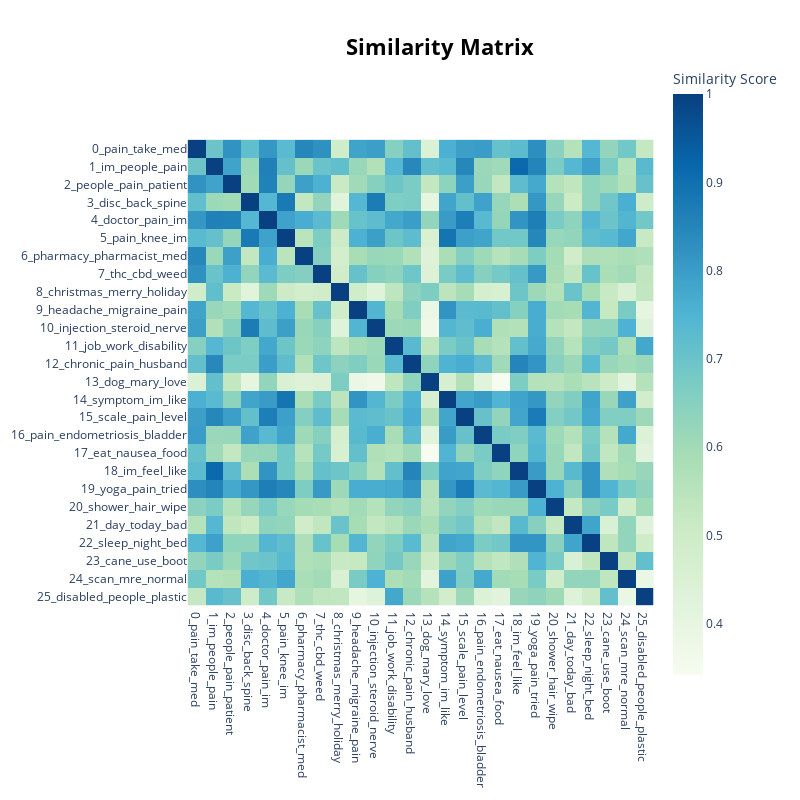

Source (notebook cell):
### Code cell
fig = topic_model.visualize_heatmap()
fig.show()

### Figure 1 — Plotly figure (JSON) as saved in the notebook; plotly's stock layout.template omitted (floating-point values rounded to 4 significant figures; data arrays with more than 128 entries replaced by an {"elided": "..."} marker saying what was removed)
{"data": [{"coloraxis": "coloraxis", "hovertemplate": "x: %{x}<br>y: %{y}<br>Similarity Score: %{z}<extra></extra>", "name": "0", "type": "heatmap", "x": ["0_pain_take_med", "1_im_people_pain", "2_people_pain_patient", "3_disc_back_spine", "4_doctor_pain_im", "5_pain_knee_im", "6_pharmacy_pharmacist_med", "7_thc_cbd_weed", "8_christmas_merry_holiday", "9_headache_migraine_pain", "10_injection_steroid_nerve", "11_job_work_disability", "12_chronic_pain_husband", "13_dog_mary_love", "14_symptom_im_like", "15_scale_pain_level", "16_pain_endometriosis_bladder", "17_eat_nausea_food", "18_im_feel_like", "19_yoga_pain_tried", "20_shower_hair_wipe", "21_day_today_bad", "22_sleep_night_bed", "23_cane_use_boot", "24_scan_mre_normal", "25_disabled_people_plastic"], "xaxis": "x", "y": ["0_pain_take_med", "1_im_people_pain", "2_people_pain_patient", "3_disc_back_spine", "4_doctor_pain_im", "5_pain_knee_im", "6_pharmacy_pharmacist_med", "7_thc_cbd_weed", "8_christmas_merry_holiday", "9_headache_migraine_pain", "10_injection_steroid_nerve", "11_job_work_disability", "12_chronic_pain_husband", "13_dog_mary_love", "14_symptom_im_like", "15_scale_pain_level", "16_pain_endometriosis_bladder", "17_eat_nausea_food", "18_im_feel_like", "19_yoga_pain_tried", "20_shower_hair_wipe", "21_day_today_bad", "22_sleep_night_bed", "23_cane_use_boot", "24_scan_mre_normal", "25_disabled_people_plastic"], "yaxis": "y", "z": {"elided": "26x26 float values"}}], "layout": {"coloraxis": {"colorbar": {"title": {"text": "Similarity Score"}}, "colorscale": [[0, "rgb(247,252,240)"], [0.125, "rgb(224,243,219)"], [0.25, "rgb(204,235,197)"], [0.375, "rgb(168,221,181)"], [0.5, "rgb(123,204,196)"], [0.625, "rgb(78,179,211)"], [0.75, "rgb(43,140,190)"], [0.875, "rgb(8,104,172)"], [1, "rgb(8,64,129)"]]}, "height": 800, "hoverlabel": {"bgcolor": "white", "font": {"family": "Rockwell", "size": 16}}, "legend": {"title": {"text": "Trend"}}, "margin": {"t": 60}, "showlegend": true, "title": {"font": {"color": "Black", "size": 22}, "text": "<b>Similarity Matrix</b>", "x": 0.55, "xanchor": "center", "y": 0.95, "yanchor": "top"}, "width": 800, "xaxis": {"anchor": "y", "constrain": "domain", "domain": [0, 1], "scaleanchor": "y"}, "yaxis": {"anchor": "x", "autorange": "reversed", "constrain": "domain", "domain": [0, 1]}}}
